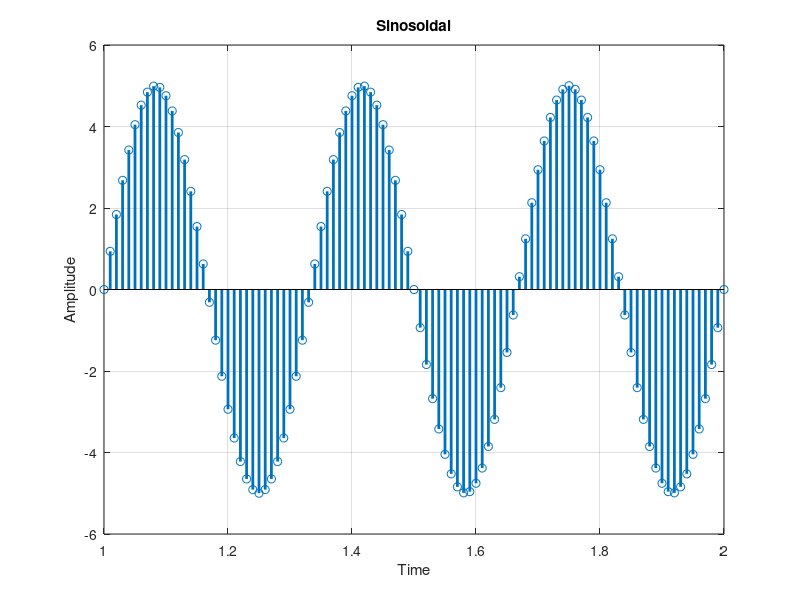

MATLAB code for this plot:
clear;
close all;

a = 5;
f=3;
sample =100;
t= 1:1/sample:2;
phase = 0;
wave= a* sin(2*pi*f*t + phase);
stem(t,wave,'LineWidth',2);
xlabel('Time');
ylabel('Amplitude');
title('Sinosoidal');
grid();

